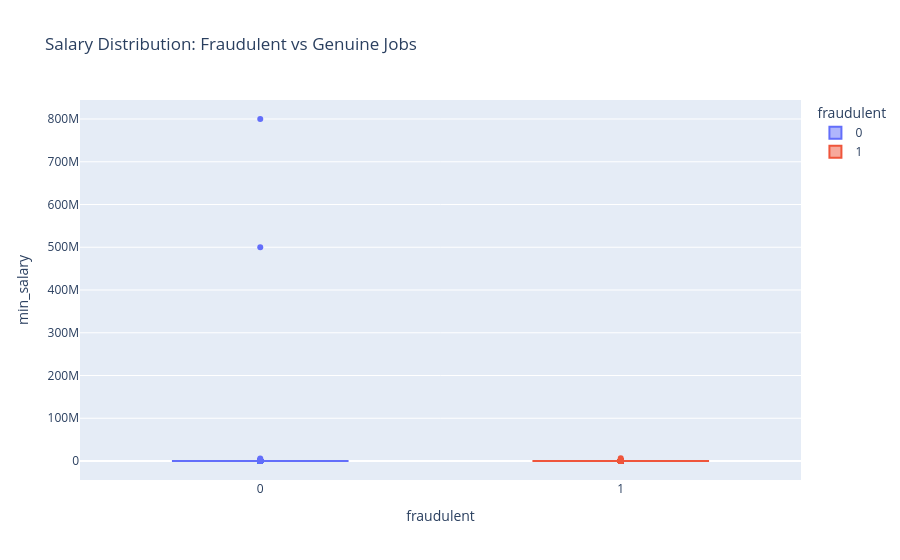

Notebook source saved alongside this figure:
### Markdown cell above
#### Aim:
To examine the range of salaries offered and identify patterns between fraudulent and genuine postings

### Code cell
fig = px.box(
    df,
    x="fraudulent",
    y="min_salary",
    title="Salary Distribution: Fraudulent vs Genuine Jobs",
    color="fraudulent"
)

fig.show()

### Figure 1 — Plotly figure (JSON) as saved in the notebook; plotly's stock layout.template omitted (floating-point values rounded to 4 significant figures; data arrays with more than 128 entries replaced by an {"elided": "..."} marker saying what was removed)
{"data": [{"alignmentgroup": "True", "hovertemplate": "fraudulent=%{x}<br>min_salary=%{y}<extra></extra>", "legendgroup": "0", "marker": {"color": "#636efa"}, "name": "0", "notched": false, "offsetgroup": "0", "orientation": "v", "showlegend": true, "type": "box", "x": {"elided": "17014 int values"}, "x0": " ", "xaxis": "x", "y": {"elided": "17014 float values"}, "y0": " ", "yaxis": "y"}, {"alignmentgroup": "True", "hovertemplate": "fraudulent=%{x}<br>min_salary=%{y}<extra></extra>", "legendgroup": "1", "marker": {"color": "#EF553B"}, "name": "1", "notched": false, "offsetgroup": "1", "orientation": "v", "showlegend": true, "type": "box", "x": {"elided": "866 int values"}, "x0": " ", "xaxis": "x", "y": {"elided": "866 float values"}, "y0": " ", "yaxis": "y"}], "layout": {"boxmode": "overlay", "legend": {"title": {"text": "fraudulent"}, "tracegroupgap": 0}, "title": {"text": "Salary Distribution: Fraudulent vs Genuine Jobs"}, "xaxis": {"anchor": "y", "categoryarray": [0, 1], "categoryorder": "array", "domain": [0, 1], "title": {"text": "fraudulent"}}, "yaxis": {"anchor": "x", "domain": [0, 1], "title": {"text": "min_salary"}}}}
